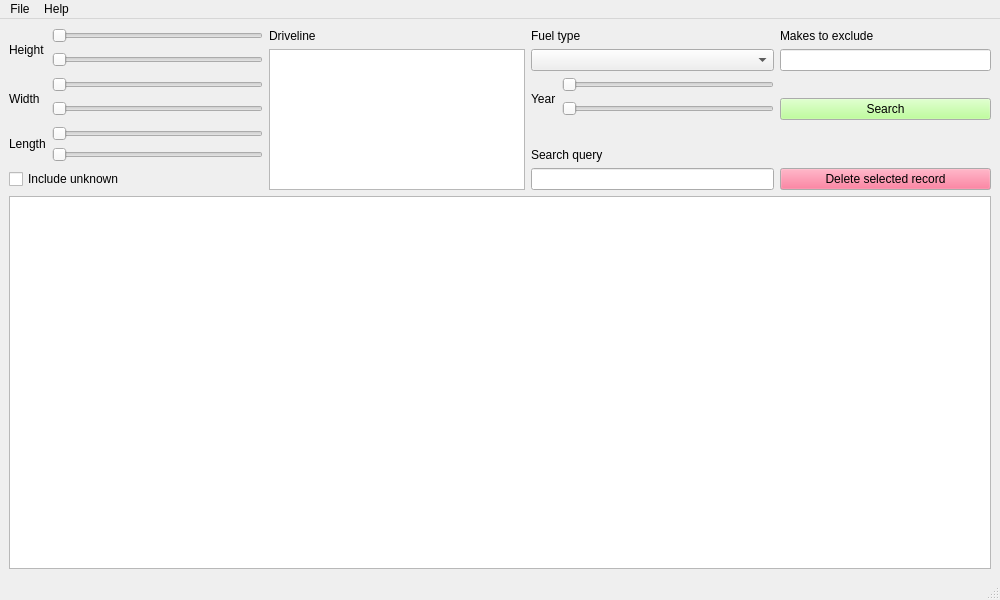
<?xml version="1.0" encoding="UTF-8"?>
<ui version="4.0">
 <class>MainWindow</class>
 <widget class="QMainWindow" name="MainWindow">
  <property name="geometry">
   <rect>
    <x>0</x>
    <y>0</y>
    <width>1000</width>
    <height>600</height>
   </rect>
  </property>
  <property name="windowTitle">
   <string>MainWindow</string>
  </property>
  <widget class="QWidget" name="centralwidget">
   <layout class="QVBoxLayout" name="verticalLayout">
    <item>
     <layout class="QGridLayout" name="gridLayout">
      <item row="5" column="3" colspan="2">
       <widget class="QLabel" name="label_7">
        <property name="text">
         <string>Search query</string>
        </property>
       </widget>
      </item>
      <item row="2" column="4">
       <widget class="QSlider" name="yearMin">
        <property name="orientation">
         <enum>Qt::Horizontal</enum>
        </property>
       </widget>
      </item>
      <item row="0" column="2">
       <widget class="QLabel" name="label_4">
        <property name="text">
         <string>Driveline</string>
        </property>
       </widget>
      </item>
      <item row="1" column="3" colspan="2">
       <widget class="QComboBox" name="fuelType"/>
      </item>
      <item row="3" column="4">
       <widget class="QSlider" name="yearMax">
        <property name="orientation">
         <enum>Qt::Horizontal</enum>
        </property>
       </widget>
      </item>
      <item row="6" column="3" colspan="2">
       <widget class="QLineEdit" name="searchQuery"/>
      </item>
      <item row="2" column="1">
       <widget class="QSlider" name="widthMin">
        <property name="orientation">
         <enum>Qt::Horizontal</enum>
        </property>
       </widget>
      </item>
      <item row="1" column="2" rowspan="6">
       <widget class="QListWidget" name="driveline"/>
      </item>
      <item row="0" column="3" colspan="2">
       <widget class="QLabel" name="label_5">
        <property name="text">
         <string>Fuel type</string>
        </property>
       </widget>
      </item>
      <item row="4" column="1">
       <widget class="QSlider" name="lengthMin">
        <property name="orientation">
         <enum>Qt::Horizontal</enum>
        </property>
       </widget>
      </item>
      <item row="2" column="3" rowspan="2">
       <widget class="QLabel" name="label_6">
        <property name="text">
         <string>Year</string>
        </property>
       </widget>
      </item>
      <item row="2" column="0" rowspan="2">
       <widget class="QLabel" name="label_2">
        <property name="text">
         <string>Width</string>
        </property>
       </widget>
      </item>
      <item row="6" column="0" colspan="2">
       <widget class="QCheckBox" name="includeUnknown">
        <property name="text">
         <string>Include unknown</string>
        </property>
       </widget>
      </item>
      <item row="4" column="0" rowspan="2">
       <widget class="QLabel" name="label_3">
        <property name="text">
         <string>Length</string>
        </property>
       </widget>
      </item>
      <item row="1" column="1">
       <widget class="QSlider" name="heightMax">
        <property name="orientation">
         <enum>Qt::Horizontal</enum>
        </property>
       </widget>
      </item>
      <item row="5" column="1">
       <widget class="QSlider" name="lengthMax">
        <property name="orientation">
         <enum>Qt::Horizontal</enum>
        </property>
       </widget>
      </item>
      <item row="0" column="0" rowspan="2">
       <widget class="QLabel" name="label">
        <property name="text">
         <string>Height</string>
        </property>
       </widget>
      </item>
      <item row="3" column="1">
       <widget class="QSlider" name="widthMax">
        <property name="orientation">
         <enum>Qt::Horizontal</enum>
        </property>
       </widget>
      </item>
      <item row="0" column="1">
       <widget class="QSlider" name="heightMin">
        <property name="orientation">
         <enum>Qt::Horizontal</enum>
        </property>
       </widget>
      </item>
      <item row="0" column="5">
       <widget class="QLabel" name="label_8">
        <property name="text">
         <string>Makes to exclude</string>
        </property>
       </widget>
      </item>
      <item row="1" column="5">
       <widget class="QLineEdit" name="makesToExclude"/>
      </item>
      <item row="3" column="5">
       <widget class="QPushButton" name="search">
        <property name="palette">
         <palette>
          <active>
           <colorrole role="Button">
            <brush brushstyle="SolidPattern">
             <color alpha="255">
              <red>170</red>
              <green>255</green>
              <blue>127</blue>
             </color>
            </brush>
           </colorrole>
          </active>
          <inactive>
           <colorrole role="Button">
            <brush brushstyle="SolidPattern">
             <color alpha="255">
              <red>170</red>
              <green>255</green>
              <blue>127</blue>
             </color>
            </brush>
           </colorrole>
          </inactive>
          <disabled>
           <colorrole role="Button">
            <brush brushstyle="SolidPattern">
             <color alpha="255">
              <red>170</red>
              <green>255</green>
              <blue>127</blue>
             </color>
            </brush>
           </colorrole>
          </disabled>
         </palette>
        </property>
        <property name="text">
         <string>Search</string>
        </property>
       </widget>
      </item>
      <item row="6" column="5">
       <widget class="QPushButton" name="deleteRow">
        <property name="palette">
         <palette>
          <active>
           <colorrole role="Button">
            <brush brushstyle="SolidPattern">
             <color alpha="255">
              <red>255</red>
              <green>85</green>
              <blue>127</blue>
             </color>
            </brush>
           </colorrole>
          </active>
          <inactive>
           <colorrole role="Button">
            <brush brushstyle="SolidPattern">
             <color alpha="255">
              <red>255</red>
              <green>85</green>
              <blue>127</blue>
             </color>
            </brush>
           </colorrole>
          </inactive>
          <disabled>
           <colorrole role="Button">
            <brush brushstyle="SolidPattern">
             <color alpha="255">
              <red>255</red>
              <green>85</green>
              <blue>127</blue>
             </color>
            </brush>
           </colorrole>
          </disabled>
         </palette>
        </property>
        <property name="text">
         <string>Delete selected record</string>
        </property>
       </widget>
      </item>
      <item row="7" column="0" colspan="6">
       <widget class="QTableView" name="tableView">
        <property name="sortingEnabled">
         <bool>true</bool>
        </property>
       </widget>
      </item>
     </layout>
    </item>
   </layout>
  </widget>
  <widget class="QMenuBar" name="menubar">
   <property name="geometry">
    <rect>
     <x>0</x>
     <y>0</y>
     <width>1000</width>
     <height>30</height>
    </rect>
   </property>
   <widget class="QMenu" name="menuFile">
    <property name="title">
     <string>File</string>
    </property>
    <addaction name="actionLoad_data"/>
    <addaction name="actionSave_search"/>
    <addaction name="actionLoad_search"/>
    <addaction name="actionAdd_record"/>
    <addaction name="actionSave_data"/>
   </widget>
   <widget class="QMenu" name="menuHelp">
    <property name="title">
     <string>Help</string>
    </property>
    <addaction name="actionAbout"/>
   </widget>
   <addaction name="menuFile"/>
   <addaction name="menuHelp"/>
  </widget>
  <widget class="QStatusBar" name="statusbar"/>
  <action name="actionLoad_data">
   <property name="text">
    <string>Load data</string>
   </property>
  </action>
  <action name="actionSave_search">
   <property name="text">
    <string>Save search</string>
   </property>
  </action>
  <action name="actionLoad_search">
   <property name="text">
    <string>Load search</string>
   </property>
  </action>
  <action name="actionAdd_record">
   <property name="text">
    <string>Add record</string>
   </property>
  </action>
  <action name="actionSave_data">
   <property name="checkable">
    <bool>false</bool>
   </property>
   <property name="text">
    <string>Save data</string>
   </property>
  </action>
  <action name="actionHelp">
   <property name="text">
    <string>Help</string>
   </property>
  </action>
  <action name="actionAbout">
   <property name="text">
    <string>About</string>
   </property>
  </action>
 </widget>
 <resources/>
 <connections/>
</ui>
